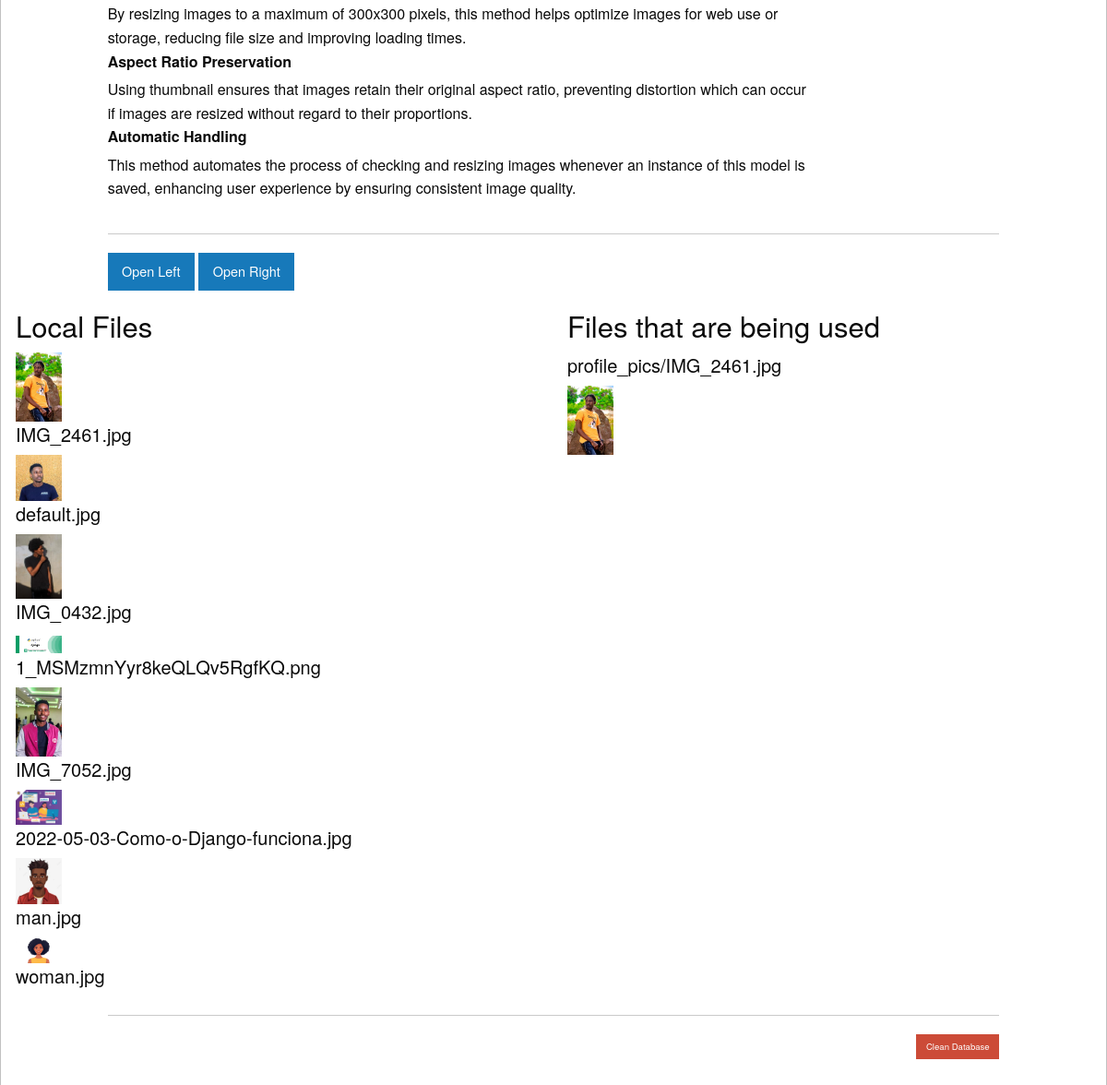
Before: /management/ (signed in, lower part) with the older database file.
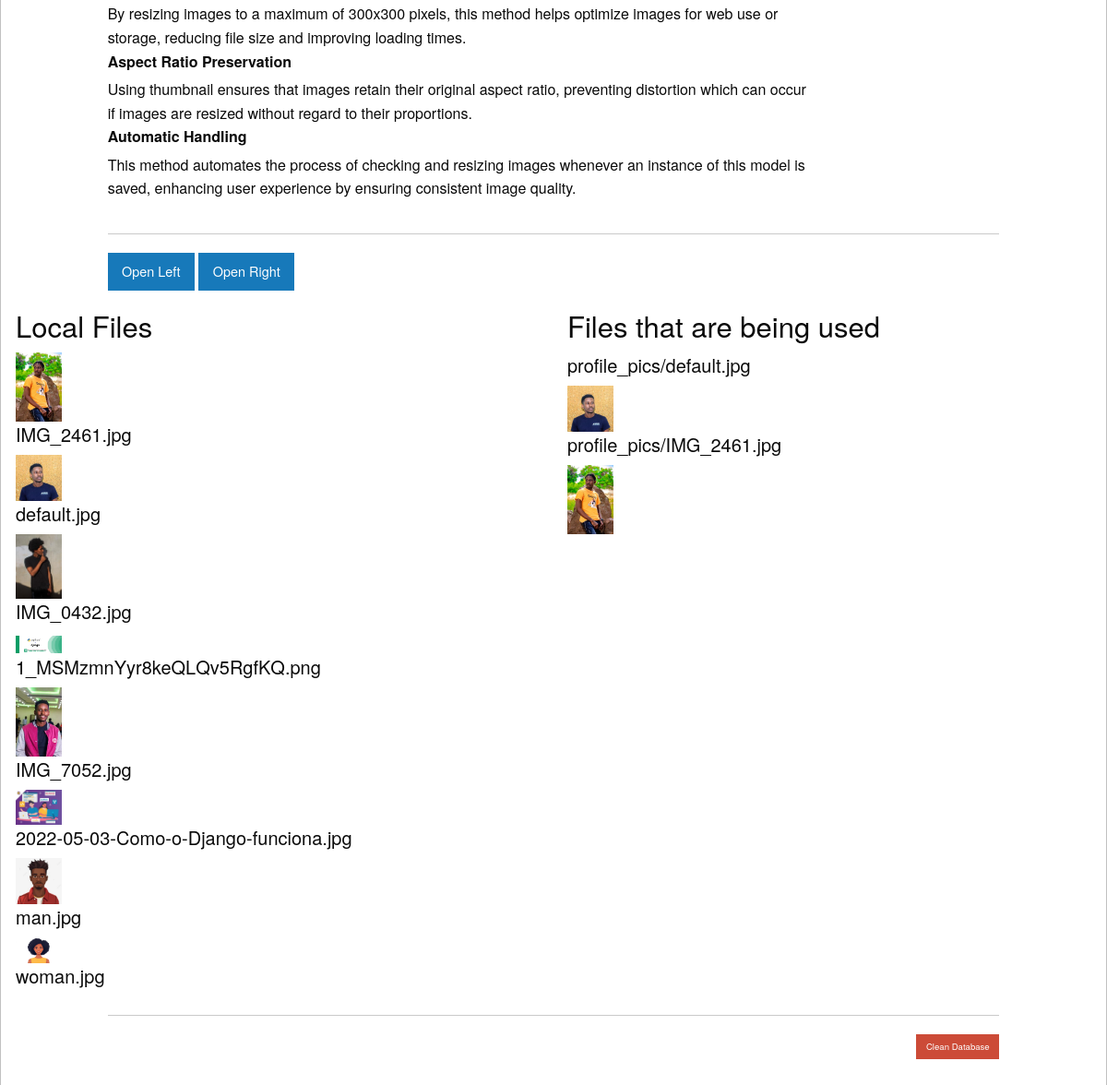
After: the same page with the newer database file.
### users/models.py (models this page shows, shortened)
class Profile(models.Model):
    user = models.OneToOneField(User, on_delete=models.CASCADE)
    image = models.ImageField(default='default.jpg', upload_to='profile_pics')
    slug = models.SlugField(verbose_name='URL', max_length=255, blank=True, unique=True)

### users/views.py (the view)
# urls.py: path('management/', views.management, name='management'),
@login_required
def management(request):
    profile_pics_path = os.path.join(settings.MEDIA_ROOT, 'profile_pics')
    media_files = os.listdir(profile_pics_path) # List all files in profiles_pics
    context = {
        'title': 'Management',
        'media_files': media_files,
        'user_files': Profile.objects.all()
    }
    return render(request, 'users/management.html', context)

### users/templates/users/management.html (shortened to what this page needs)
{% extends 'users/base.html' %}
{% block content %}
<div class="grid-x grid-margin-x">
    <div class="cell small-12  medium-10 medium-offset-1  large-8 large-offset-1">
        <dl>
            <dd>By resizing images to a maximum of 300x300 pixels, this method helps optimize images for web use or storage, reducing file size and improving loading times.</dd>
            <dt>Aspect Ratio Preservation</dt>
            <dd>Using thumbnail ensures that images retain their original aspect ratio, preventing distortion which can occur if images are resized without regard to their proportions.</dd>
            <dt>Automatic Handling</dt>
            <dd>This method automates the process of checking and resizing images whenever an instance of this model is saved, enhancing user experience by ensuring consistent image quality.</dd>
        </dl>
    </div>
    <div class="cell small-12 medium-10 medium-offset-1 large-10 large-offset-1">
        <hr/>
        <button type="button" class="button" data-toggle="offCanvasLeftSplit1">Open Left</button>
        <button type="button" class="button" data-toggle="offCanvasRightSplit2">Open Right</button>
    </div>
      <div class="cell small-6">
        <div class="off-canvas-wrapper">
          <div class="off-canvas-content" style="min-height: 300px;" data-off-canvas-content>
               <h3>Local Files</h3>
                {% for file in media_files %}
                    <img src="{{MEDIA_URL}}profile_pics/{{ file }}" alt="{{file}}" width="50" height="50" />
                    <h5>{{ file }}</h5>
                    {% empty %}
                        <h5>No images found.</h5>
                {% endfor %}
          </div>
        </div>
      </div>
      <div class="cell small-6">
        <div class="off-canvas-wrapper">
          <div class="off-canvas-content" style="min-height: 300px;" data-off-canvas-content>
                <h3>Files that are being used</h3>
                {% for file_ in user_files %}
                    {% if file_.image != 'default.jpg' %}
                        <h5>{{file_.image}}</h5>
                        <img src={{file_.image.url}} width="50" alt="{{file_.image}}" />
                    {% endif %}
                    {% empty %}
                            <h5>No images found.</h5>
                {% endfor %}
          </div>
        </div>
      </div>
    <div class="cell small-12 medium-10 medium-offset-1 large-10 large-offset-1 text-right">
        <hr/>
            <a href="{% url 'delete_all_data' %}" class="button tiny alert" >Clean Database</a>
    </div>
</div>
{% endblock %}

Changed rows visible on the page:
now on this page (row edited): Profile: image "profile_pics/default.jpg", image (placeholder picture)
